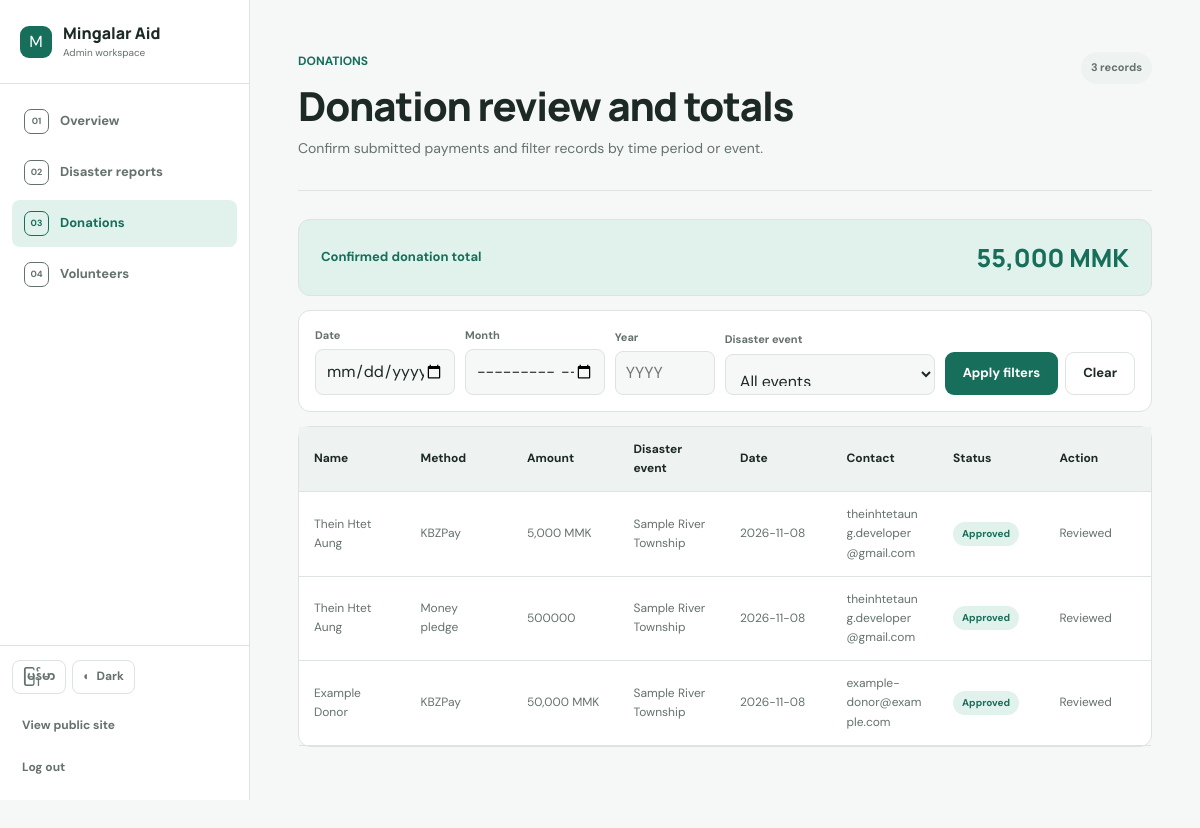
The page /admin/donations (signed in) on the database its author committed.
### tables this page shows
CREATE TABLE donations (
            id INTEGER PRIMARY KEY AUTOINCREMENT,
            disaster_id INTEGER,
            donor_name TEXT NOT NULL,
            donation_type TEXT NOT NULL,
            amount_or_items TEXT NOT NULL,
            contact TEXT NOT NULL,
            created_at TEXT NOT NULL, payment_method TEXT, amount INTEGER, currency TEXT NOT NULL DEFAULT 'MMK', status TEXT NOT NULL DEFAULT 'pending',
            FOREIGN KEY(disaster_id) REFERENCES disasters(id)
        );

CREATE TABLE disasters (
            id INTEGER PRIMARY KEY AUTOINCREMENT,
            disaster_date TEXT NOT NULL,
            place TEXT NOT NULL,
            description TEXT NOT NULL,
            evidence_url TEXT,
            status TEXT NOT NULL DEFAULT 'pending',
            submitted_at TEXT NOT NULL
        );

### MingalarAid.Backend/api/admin_api.py (the view)
    @app.route("/admin/donations")
    @admin_required
    def admin_donations():
        filters = {
            "date": request.args.get("date", "").strip(),
            "month": request.args.get("month", "").strip(),
            "year": request.args.get("year", "").strip(),
            "disaster_id": request.args.get("disaster_id", "").strip(),
        }
        _pending, _all_disasters, disaster_options = disaster_service.admin_snapshot()
        donations, total_donations = donation_service.admin_report(filters)
        return render_template(
            "admin_donations.html",
            donations=donations,
            total_donations=total_donations,
            disaster_options=disaster_options,
            selected_date=filters["date"],
            selected_month=filters["month"],
            selected_year=filters["year"],
            selected_disaster=filters["disaster_id"],
        )

### MingalarAid.Backend/api/guards.py (called while the page is built)
def admin_required(view):
    @wraps(view)
    def wrapped(*args, **kwargs):
        if session.get("role") != "admin":
            flash("Please sign in as an administrator first.", "error")
            return redirect(url_for("admin_login"))
        return view(*args, **kwargs)
    return wrapped

### MingalarAid.Backend/dataaccess/database.py (called while the page is built)
def get_connection():
    DATABASE_PATH.parent.mkdir(parents=True, exist_ok=True)
    connection = sqlite3.connect(DATABASE_PATH)
    connection.row_factory = sqlite3.Row
    return connection

### MingalarAid.Backend/dataaccess/disaster_repository.py (called while the page is built)
def admin_snapshot():
    with get_connection() as db:
        pending = db.execute(
            "SELECT * FROM disasters WHERE status = 'pending' ORDER BY submitted_at DESC"
        ).fetchall()
        all_disasters = db.execute(
            "SELECT * FROM disasters ORDER BY submitted_at DESC"
        ).fetchall()
        options = db.execute(
            "SELECT id, place, disaster_date FROM disasters ORDER BY disaster_date DESC, id DESC"
        ).fetchall()
    return pending, all_disasters, options

### MingalarAid.Backend/service/disaster_service.py (called while the page is built)
def admin_snapshot():
    return disaster_repository.admin_snapshot()

### MingalarAid.Backend/service/donation_service.py (called while the page is built)
def admin_report(filters):
    return donation_repository.admin_report(filters)

### MingalarAid.Frontend/templates/admin_donations.html (shortened to what this page needs)
{% extends "admin_base.html" %}
{% block admin_content %}
<header class="admin-page-header"><div><p class="eyebrow">DONATIONS</p><h1>Donation review and totals</h1><p>Confirm submitted payments and filter records by time period or event.</p></div><span class="admin-header-count">{{ donations|length }} records</span></header>
<section class="admin-section first-section">
  <div class="donation-summary"><span>Confirmed donation total</span><strong>{{ "{:,}".format(total_donations or 0) }} MMK</strong></div>
  <form class="donation-filters" method="get" action="{{ url_for('admin_donations') }}">
    <div><label for="filter-date">Date</label><input id="filter-date" name="date" type="date" value="{{ selected_date }}"></div>
    <div><label for="filter-month">Month</label><input id="filter-month" name="month" type="month" value="{{ selected_month }}"></div>
    <div><label for="filter-year">Year</label><input id="filter-year" name="year" type="number" min="2000" max="2100" placeholder="YYYY" value="{{ selected_year }}"></div>
    <div><label for="filter-disaster">Disaster event</label><select id="filter-disaster" name="disaster_id"><option value="">All events</option></select></div>
    <div class="filter-actions"><button class="button primary" type="submit">Apply filters</button><a class="button secondary" href="{{ url_for('admin_donations') }}">Clear</a></div>
  </form>
  <div class="table-wrap"><table><thead><tr><th>Name</th><th>Method</th><th>Amount</th><th>Disaster event</th><th>Date</th><th>Contact</th><th>Status</th><th>Action</th></tr></thead><tbody>{% for d in donations %}<tr><td data-label="Name">{{ d.donor_name }}</td><td data-label="Method">{{ d.payment_method or d.donation_type }}</td><td data-label="Amount">{% if d.amount %}{{ "{:,}".format(d.amount) }} {{ d.currency or "MMK" }}{% else %}{{ d.amount_or_items }}{% endif %}</td><td data-label="Disaster event">{{ d.disaster_place or "General relief support" }}</td><td data-label="Date">{{ d.created_at[:10] }}</td><td data-label="Contact">{{ d.contact }}</td><td data-label="Status"><span class="status {{ d.status }}">{{ d.status }}</span></td><td data-label="Action">{% if d.status == 'pending' %}<div class="moderation-actions donation-actions"><form method="post" action="{{ url_for('moderate_donation', donation_id=d.id, action='approve') }}"><button class="button primary" type="submit">Approve</button></form><form class="js-confirm-form" method="post" action="{{ url_for('moderate_donation', donation_id=d.id, action='reject') }}" data-confirm-kind="donation"><button class="button danger" type="submit">Reject</button></form></div>{% else %}<span class="count">Reviewed</span>{% endif %}</td></tr>{% else %}<tr><td colspan="8">No donations match these filters.</td></tr>{% endfor %}</tbody></table></div>
</section>
{% endblock %}

### MingalarAid.Frontend/templates/admin_base.html (shortened to what this page needs)
<!doctype html>
<html lang="en" data-theme="light">
<head>
  <link rel="stylesheet" href="https://cdn.jsdelivr.net/npm/sweetalert2@11/dist/sweetalert2.min.css">
  <link rel="stylesheet" href="{{ url_for('static', filename='css/style.css') }}">
</head>
<body class="admin-body">
  <div class="admin-app">
    <aside class="admin-sidebar" aria-label="Admin navigation">
      <a class="admin-brand" href="{{ url_for('admin_dashboard') }}"><span class="brand-mark">M</span><span><strong>Mingalar Aid</strong><small>Admin workspace</small></span></a>
      <nav class="admin-nav">
        <a class="{% if request.endpoint == 'admin_dashboard' %}active{% endif %}" href="{{ url_for('admin_dashboard') }}"><span class="admin-nav-icon">01</span><span>Overview</span></a>
        <a class="{% if request.endpoint == 'admin_reports' %}active{% endif %}" href="{{ url_for('admin_reports') }}"><span class="admin-nav-icon">02</span><span>Disaster reports</span></a>
        <a class="{% if request.endpoint == 'admin_donations' %}active{% endif %}" href="{{ url_for('admin_donations') }}"><span class="admin-nav-icon">03</span><span>Donations</span></a>
        <a class="{% if request.endpoint == 'admin_volunteers' %}active{% endif %}" href="{{ url_for('admin_volunteers') }}"><span class="admin-nav-icon">04</span><span>Volunteers</span></a>
      </nav>
      <div class="admin-sidebar-footer">
        <div class="preference-controls"><button class="control-button" type="button" data-language-toggle aria-label="Change language">မြန်မာ</button><button class="control-button theme-button" type="button" data-theme-toggle aria-label="Change color theme"><span data-theme-icon aria-hidden="true">◐</span><span data-theme-label>Dark</span></button></div>
        <a href="{{ url_for('index') }}">View public site</a>
        <a class="admin-logout" href="{{ url_for('admin_logout') }}">Log out</a>
      </div>
    </aside>
    <main class="admin-main">
      {% block admin_content %}{% endblock %}
    </main>
  </div>
</body>
</html>

### rows shown on the page
donations: donor_name "Thein Htet Aung", payment_method "KBZPay", amount "5,000", currency "MMK", place "Sample River Township", created_at "2026-11-08", contact "theinhtetaung.developer@gmail.com", status "Approved", shows "Reviewed"
donations: donor_name "Thein Htet Aung", donation_type "Money pledge", amount_or_items "500000", place "Sample River Township", created_at "2026-11-08", contact "theinhtetaung.developer@gmail.com", status "Approved", shows "Reviewed"
donations: donor_name "Example Donor", payment_method "KBZPay", amount "50,000", currency "MMK", place "Sample River Township", created_at "2026-11-08", contact "example-donor@example.com", status "Approved", shows "Reviewed"

### other values the page prints
{{ donations|length }} "3"
{{ "{:,}".format(total_donations or 0) }} "55,000"
